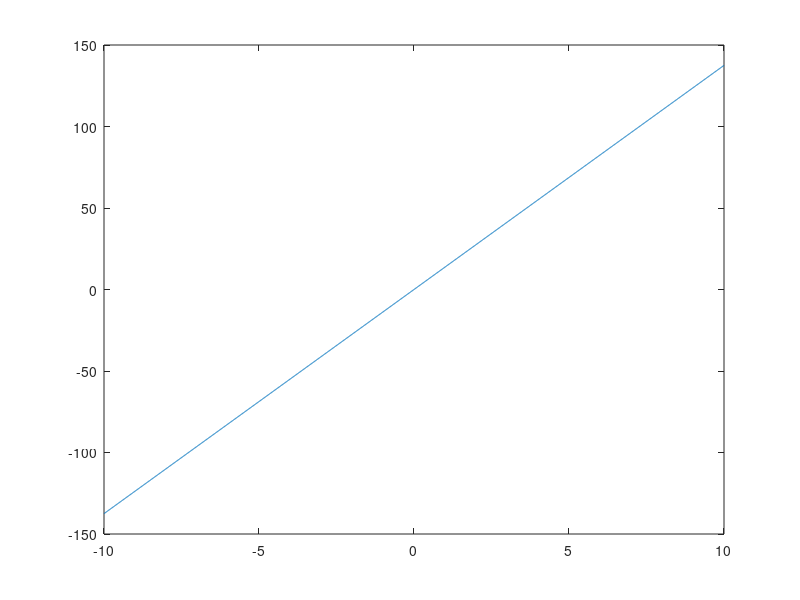

This figure's MATLAB source:
clear,
clc

x=-10:0.01:10;
y=-10:0.01:10;
z=-10:0.01:10;
a=-10:0.01:10;
b=-10:0.01:10;
c=-10:0.01:10;
F=1.9*x-2.15*x-12*z+16*a-30*b+40*c;
plot(x,F);